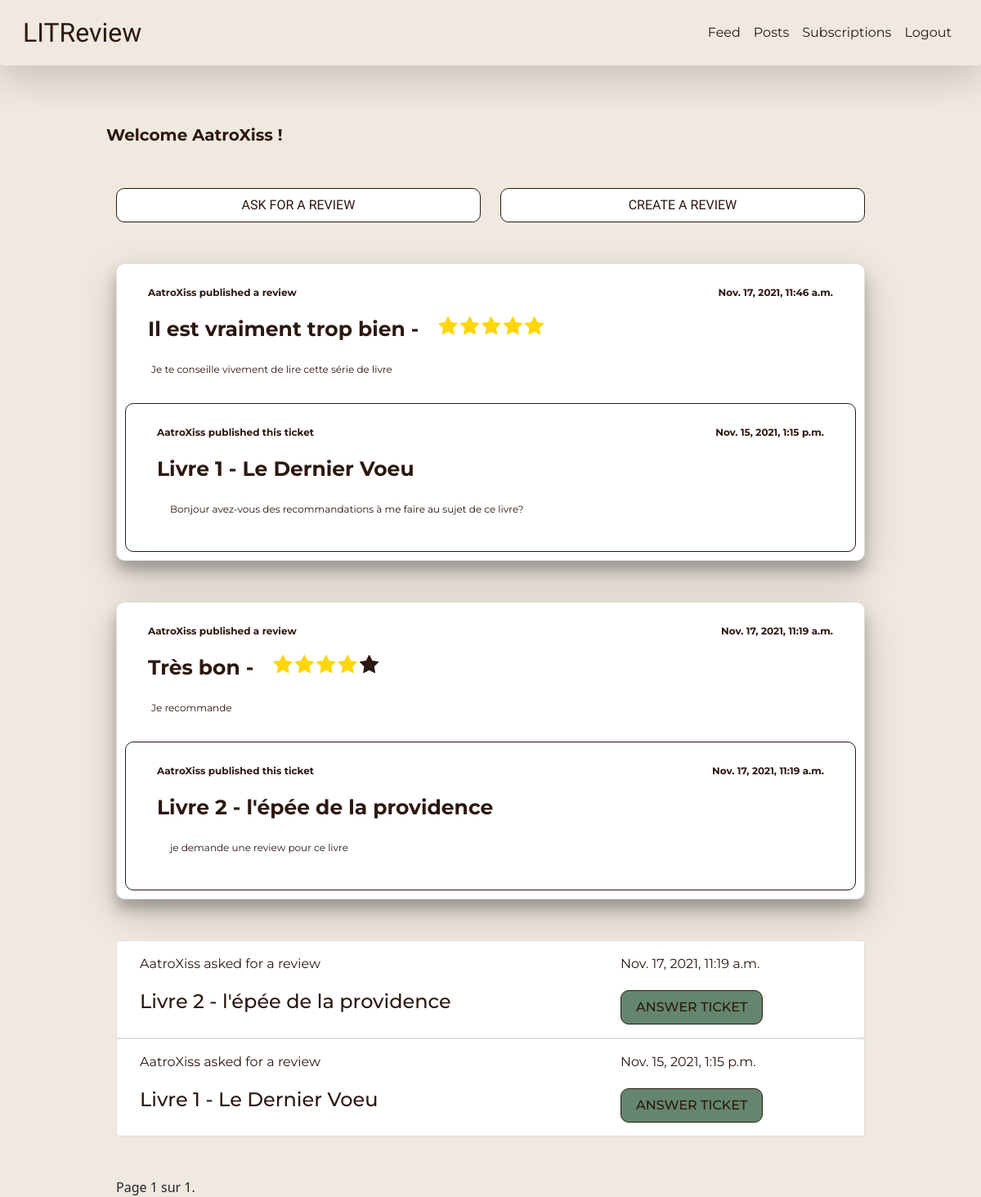
Before: /feed (signed in) with the older database file.
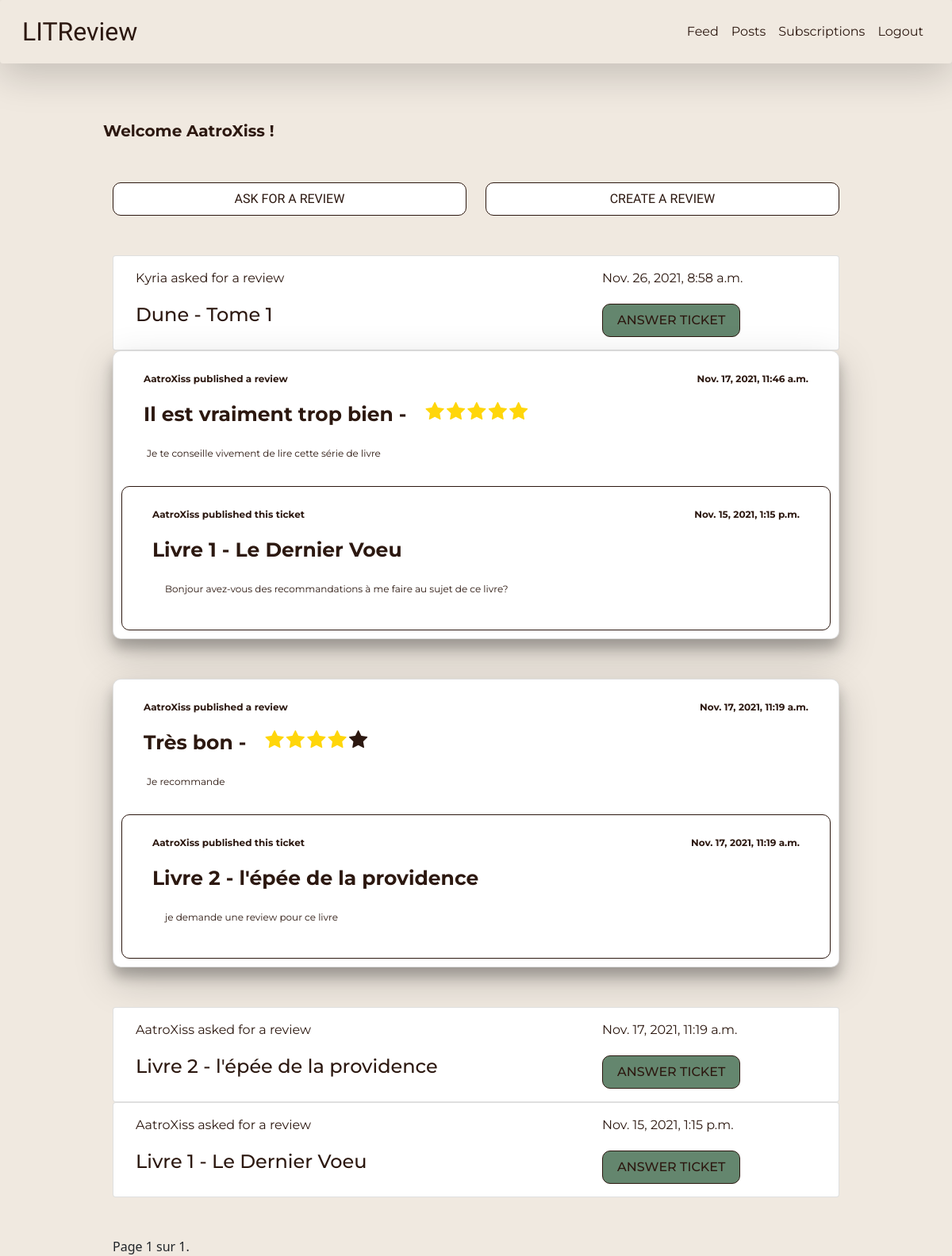
After: the same page with the newer database file.
### authentication/models.py (models this page shows)
class User(AbstractUser):
    profile_photo = models.ImageField()

### app/models.py (models this page shows, shortened)
class Review(models.Model):
    ticket = models.ForeignKey(to=Ticket, on_delete=models.CASCADE)
    rating = models.PositiveSmallIntegerField(
        validators=[MinValueValidator(0), MaxValueValidator(5)])
    headline = models.CharField(max_length=128)
    body = models.CharField(max_length=8192, blank=True)
    user = models.ForeignKey(
        to=settings.AUTH_USER_MODEL, on_delete=models.CASCADE)
    time_created = models.DateTimeField(auto_now_add=True)

class Ticket(models.Model):
    title = models.CharField(max_length=128)
    description = models.TextField(max_length=2048, blank=True)
    user = models.ForeignKey(to=settings.AUTH_USER_MODEL,
                             on_delete=models.CASCADE)
    image = models.ImageField(null=True, blank=True)
    time_created = models.DateTimeField(auto_now_add=True)
    IMAGE_MAX_SIZE = (157, 250)

### app/views.py (the view)
# urls.py: path('feed', app.views.feed, name='feed'),
@login_required
def feed(request):
    reviews = get_reviews_for_feed(request.user)
    reviews = reviews.annotate(content_type=Value('REVIEW', CharField()))
    tickets = get_tickets_for_feed(request.user)
    tickets = tickets.annotate(content_type=Value('TICKET', CharField()))
    feed = sorted(
        chain(reviews, tickets),
        key=lambda x: x.time_created,
        reverse=True)
    tlfr = []
    for review in reviews:
        tlfr.append(review.ticket.id)
    ticket_list_for_review = Ticket.objects.filter(id__in=tlfr)
    paginator = Paginator(feed, 10)
    page_number = request.GET.get('page')
    page_obj = paginator.get_page(page_number)
    context = {
        'feed': feed,
        'ticket_list_for_review': ticket_list_for_review,
        'users': User.objects.all(),
        'ticket_id_reply': check_tickets_reply(request.user, tickets),
        'page_obj': page_obj,
    }
    return render(request, 'app/feed.html', context)

### app/getfeed.py (called while the page is built)
def get_reviews_for_feed(userid):
    followers = UserFollows.objects.filter(user_id=userid)
    followers_ids = [userid.id]
    for follower in followers:
        followers_ids.append(follower.followed_user_id)
    reviews_id = []
    query_reviews = Review.objects.filter(user_id__in=followers_ids).distinct()
    for q_review in query_reviews:
        reviews_id.append(q_review.id)
    self_tickets = Ticket.objects.filter(user_id=userid)
    for self_ticket in self_tickets:
        reply_reviews = Review.objects.filter(ticket_id=self_ticket.id)
        for reply_review in reply_reviews:
            reviews_id.append(reply_review.id)
    return(Review.objects.filter(id__in=reviews_id).distinct())

def get_tickets_for_feed(userid):
    followers = UserFollows.objects.filter(user_id=userid)
    followers_ids = [userid.id]
    for follower in followers:
        followers_ids.append(follower.followed_user_id)
    return(Ticket.objects.filter(user_id__in=followers_ids).distinct())

### app/templates/app/feed.html (shortened to what this page needs)
{% extends 'base.html' %}
{% block content %}
<div class="container sub-container">
    <div class="row">
        <div class="col-sm">
            <a href="{% url 'create_ticket' %}" class="btn btn-feed">Ask for a review</a>
        </div>
        <div class="col-sm">
            <a href="{% url 'create_review' %}" class="btn btn-feed">Create a review</a>
        </div>
    </div>
</div>
<div class="container sub-container">
    {% for instance in page_obj %}
        {% if instance.content_type == 'TICKET' %}
            {% include './snippets/ticket_snippet.html' %}
        {% elif instance.content_type == 'REVIEW' %}
            {% include './snippets/review_snippet.html' %}
        {% endif %}
    {% empty %}
    <p>No posts yet</p>
    {% endfor %}
</div>
<div class="container sub-container">
    <span>
        <span>
            Page {{ page_obj.number }} sur {{ page_obj.paginator.num_pages }}.
        </span>
    </span>
</div>
{% endblock content %}

### templates/base.html (shortened to what this page needs)
<!DOCTYPE html>
<html lang="en">
<head>
    <link href="https://cdn.jsdelivr.net/npm/bootstrap@5.1.3/dist/css/bootstrap.min.css" rel="stylesheet">
    <link rel="stylesheet" href="https://cdnjs.cloudflare.com/ajax/libs/font-awesome/4.7.0/css/font-awesome.min.css">
    {% load static %}
    <link rel="stylesheet" type="text/css" href="{% static 'litreview/style.css' %}">
</head>
<body>
    <nav class="navbar navbar-expand-lg navbar-dark shadow-lg p-3 mb-5 rounded nav-main">
        <div class="container-fluid">
          <a class="navbar-brand nav-logo" href="{% url 'feed' %}">LITReview</a>
          {% if user.is_authenticated %}
          <div class="collapse navbar-collapse justify-content-end" id="navbarNav">
            <ul class="navbar-nav">
              <li class="nav-item">
                <a class="nav-link" href="{% url 'feed' %}">Feed</a>
              </li>
              <li class="nav-item">
                <a class="nav-link" href="#">Posts</a>
              </li>
              <li class="nav-item">
                <a class="nav-link" href="{% url 'follow' %}">Subscriptions</a>
              </li>
              <li class="nav-item">
                <a class="nav-link" href="{% url 'logout' %}">Logout</a>
              </li>
            </ul>
          </div>
          {% endif %}
        </div>
      </nav>
      {% if user.is_authenticated %}
      <div class="container main-container">
        <div class="row">
          <p class="welcome-message">Welcome {{ request.user }} !</p>
        </div>
        {% block content %}{% endblock content%}
      </div>
      {% endif %}
</body>
</html>

### app/templates/app/snippets/ticket_snippet.html
{% block content %}
<div class="card card-margin">
    <div class="card-body">
        <div class="container">
            <div class="row row-margin">
                <div class="col-8">
                    <p class="card-text">{{ instance.user }} asked for a review</p>
                </div>
                <div class="col-4">
                    <p class="card-text card-align">{{ instance.time_created }}</p>
                </div>
            </div>
            <div class="row">
                <div class="col-8">
                    <h3 class="card-title">{{ instance.title }}</h5>
                </div>
                <div class="col-4">
                    <a href="{% url 'create_review_response' instance.id %}" class="btn btn-ticket">Answer ticket</a>
                </div>
            </div>
        </div>
    </div>
</div>
{% endblock %}

### app/templates/app/snippets/review_snippet.html (shortened to what this page needs)
{% block content %}
<div class="card card-feed">
    <div class="card-body">
        <div class="container">
            <div class="row row-margin">
                <div class="col-8">
                    <p class="card-user">{{ request.user }} published a review</p>
                </div>
                <div class="col-4">
                    <p class="card-time">{{ instance.time_created }}</p>
                </div>
            </div>
            <div class="row">
                <div class="col-auto mr-auto">
                    <h2 class="card-headline">{{ instance.headline }} -</h2>
                </div>
                <div class="col-auto mr-auto">
                    {% if instance.rating == 5 %}
                        <span class="fa fa-star checked"></span>
                        <span class="fa fa-star checked"></span>
                        <span class="fa fa-star checked"></span>
                        <span class="fa fa-star checked"></span>
                        <span class="fa fa-star checked"></span>
                    {% endif %}
                    {% if instance.rating == 4 %}
                        <span class="fa fa-star checked"></span>
                        <span class="fa fa-star checked"></span>
                        <span class="fa fa-star checked"></span>
                        <span class="fa fa-star checked"></span>
                        <span class="fa fa-star"></span>
                    {% endif %}
                </div>
            </div>
            <div class="row">
                <p class="card-body">{{ instance.body }}</p>
            </div>
        </div>
    </div>
    <div class="card card-in-review">
        <div class="card-body">
            <div class="container">
                <div class="row row-margin">
                    <div class="col-8">
                        <p class="card-user">{{ instance.ticket.user }} published this ticket</p>
                    </div>
                    <div class="col-4">
                        <p class="card-time">{{ instance.ticket.time_created }}</p>
                    </div>
                </div>
                <div class="row">
                    <div class="col-9">
                        <h2 class="card-headline">{{ instance.ticket.title }}</h2>
                        <p class="card-body">{{ instance.ticket.description }}</p>
                    </div>
                    <div class="col-3 card-cover">
                    </div>
                </div>
            </div>
        </div>
    </div>
</div>
{% endblock %}

Changed rows visible on the page:
added Ticket: user "Kyria", time_created "Nov. 26, 2021, 8:58 a.m.", title "Dune - Tome 1"
